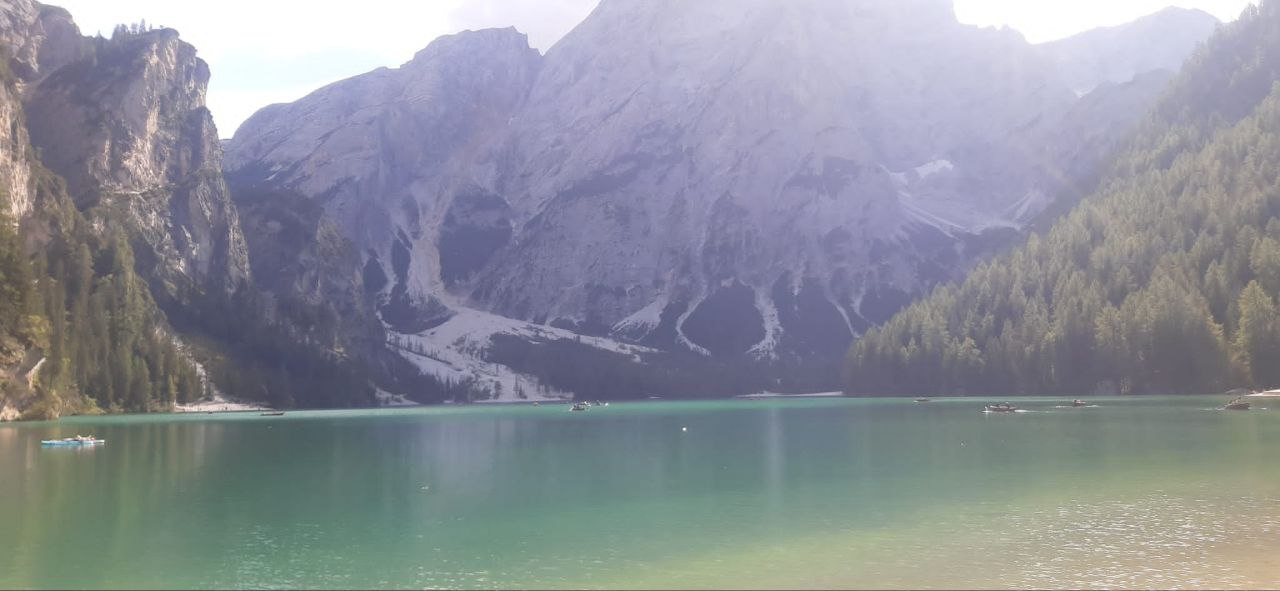
#> input picture data/test_images/lake.jpg, 1280 x 591 px, found by its file name
$ python dehazer_interactive.py
#> lines starting #> are read from the running program, lines starting #| are printed output that depends on the picture
import cv2
import numpy as np
import os

# 1. Load the image and convert to the right format
def load_image(path):
    if not os.path.exists(path):
        raise FileNotFoundError(f"Image file '{path}' not found.")

    image = cv2.imread(path)
    if image is None:
        raise ValueError(f"Could not read image '{path}'. Check the file format and permissions.")

    image = cv2.imread(path)
    image = cv2.cvtColor(image, cv2.COLOR_BGR2RGB)
    image = image / 255.0  # Normalize to [0, 1] range
    return image

# 2. Estimate the dark channel
def get_dark_channel(image, patch_size=15):
    min_channel = np.min(image, axis=2)
    kernel = cv2.getStructuringElement(cv2.MORPH_RECT, (patch_size, patch_size))
    dark_channel = cv2.erode(min_channel, kernel)
    return dark_channel

# 3. Estimate the atmospheric light
def get_atmospheric_light(image, dark_channel, top_percent=0.0001):
    flat_dark = dark_channel.ravel()
    num_pixels = flat_dark.size
    num_brightest = int(num_pixels * top_percent)

    indices = np.argpartition(flat_dark, -num_brightest)[-num_brightest:]
    brightest_pixels = np.unravel_index(indices, dark_channel.shape)

    atmospheric_light = np.mean(image[brightest_pixels], axis=0)
    return atmospheric_light

def refine_transmission(image, transmission, radius=60, epsilon=1e-3):
    image = (image * 255).astype(np.uint8)
    gray = cv2.cvtColor(image, cv2.COLOR_RGB2GRAY)
    refined_transmission = cv2.ximgproc.guidedFilter(
        guide=gray.astype(np.float32),
        src=transmission.astype(np.float32),
        radius=radius,
        eps=epsilon
    )
    return refined_transmission

# 4. Estimate the transmission map
def get_transmission_map(image, atmospheric_light, patch_size=15, omega=0.95):
    norm_image = image / atmospheric_light
    dark_channel = get_dark_channel(norm_image, patch_size)
    transmission = 1 - omega * dark_channel

    # Handle sky regions where transmission should be close to 0
    transmission = np.clip(transmission, 0.1, 1)
    #return transmission
    refined_transmission = refine_transmission(image, transmission)
    return refined_transmission

# 6. Recover the haze-free image
def recover_image(image, transmission, atmospheric_light, t0=0.1):
    transmission = np.maximum(transmission, t0)

    # Avoid over-saturation by scaling the atmospheric light properly
    J = (image - atmospheric_light) / transmission[..., np.newaxis] + atmospheric_light

    # Clamp values and avoid weird color shifts
    J = np.clip(J, 0, 1)
    return J

# Full pipeline
def dehaze_image(image_path):
    image = load_image(image_path)
#> in load_image, image is the input picture: shape (591, 1280, 3); mean B, G, R 153.6, 144.4, 140.9
    dark_channel = get_dark_channel(image)
#> in get_dark_channel, `dark_channel = cv2.erode(min_channel, kernel)`:
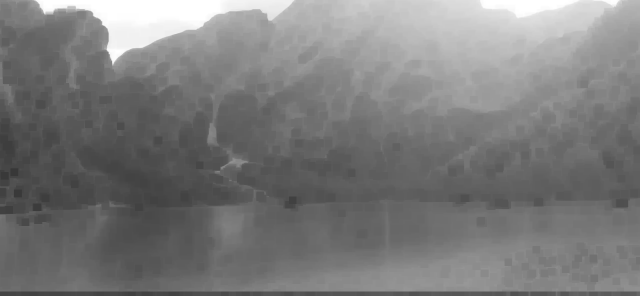
#> dark_channel: shape (591, 1280) float64 (shown at 1/2 size); min 0.22, max 1, mean 0.483
    atmospheric_light = get_atmospheric_light(image, dark_channel)
#> in get_atmospheric_light, `indices = np.argpartition(flat_dark, -num_brightest)[-num_brightest:]`: indices = 75 values, max 43737 at index 63, min 8106 at index 30, mean 26031.5
#> in get_atmospheric_light, `brightest_pixels = np.unravel_index(indices, dark_channel.shape)`: brightest_pixels = 75 positions, rows 6 to 34, columns 195 to 436
#> in get_atmospheric_light, `atmospheric_light = np.mean(image[brightest_pixels], axis=0)`: atmospheric_light = [1, 1, 1]
#> atmospheric_light = [1, 1, 1]
    transmission = get_transmission_map(image, atmospheric_light)
#> in refine_transmission, `gray = cv2.cvtColor(image, cv2.COLOR_RGB2GRAY)`:
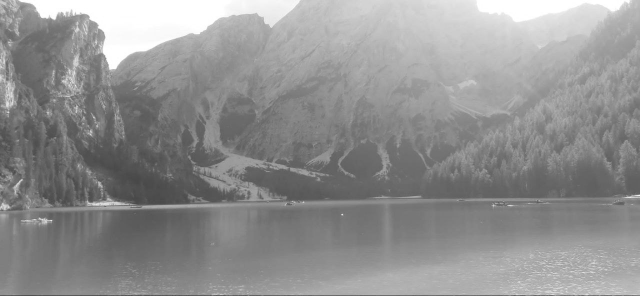
#> gray: shape (591, 1280) (shown at 1/2 size); min 67, max 255, mean 144.4
#> in refine_transmission, `refined_transmission = cv2.ximgproc.guidedFilter( guide=gray.astype(np..`:
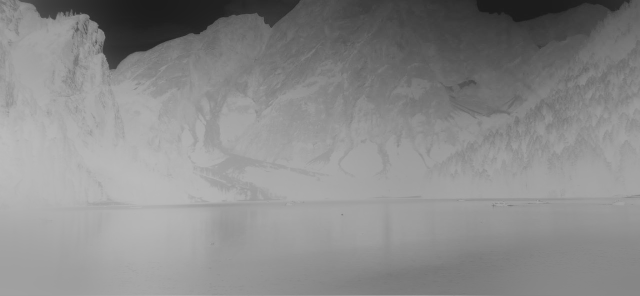
#> refined_transmission: shape (591, 1280) float32 (shown at 1/2 size); min 0.111, max 0.737, mean 0.542
    dehazed_image = recover_image(image, transmission, atmospheric_light)
#> in recover_image, `J = (image - atmospheric_light) / transmission[..., np.newaxis] + atmo..`:
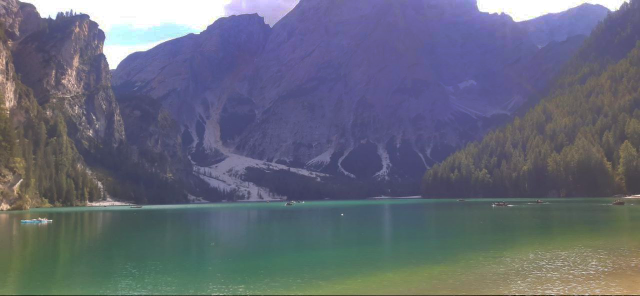
#> J: shape (591, 1280, 3) float64 (shown at 1/2 size); mean R, G, B 0.21, 0.233, 0.313; drawn with min black and max white
#> in recover_image, `J = np.clip(J, 0, 1)`:
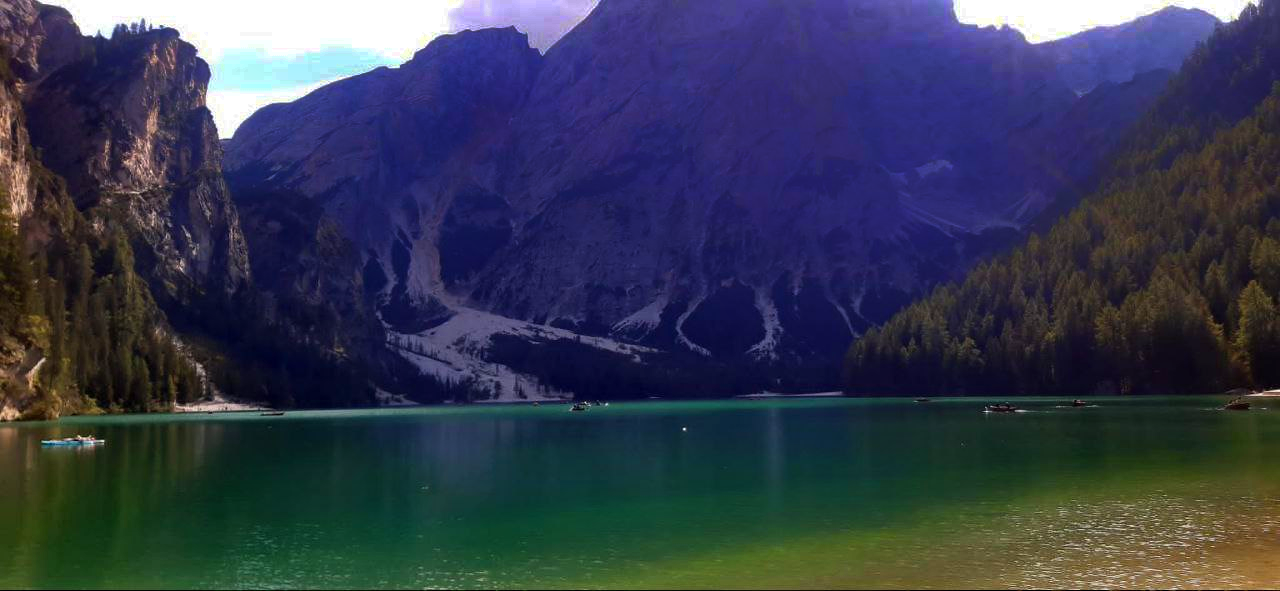
#> J: shape (591, 1280, 3) float64; mean R, G, B 0.21, 0.233, 0.313

    return (image, dark_channel, transmission, dehazed_image)

if __name__ == "__main__":
    image_path = "data/test_images/lake.jpg"

    image, dark_channel, transmission, dehazed_image = dehaze_image(image_path)

    cv2.imshow("Original Image", image)
    cv2.imshow("Dark Channel", dark_channel)
    cv2.imshow("Transmission Map", transmission)
    cv2.imshow("Dehazed Image", cv2.cvtColor((dehazed_image * 255).astype(np.uint8), cv2.COLOR_RGB2BGR))
    # wait for the key q to close the window
    while cv2.waitKey(1) != ord("q"):
#> (key q is pressed here)
        pass
    cv2.destroyAllWindows()

$ run again, with data/test_images/flight.jpg copied over data/test_images/lake.jpg
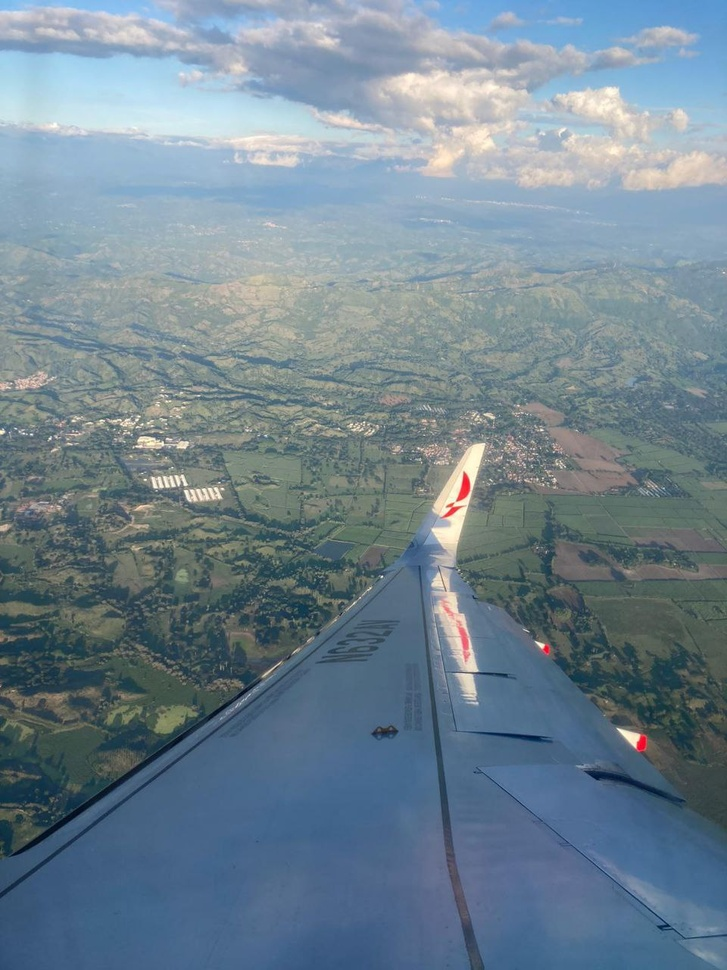
#> input picture data/test_images/flight.jpg, 727 x 970 px, shrunk from 960 x 1280 before the run, found by its file name
#> in load_image, image is the input picture: shape (970, 727, 3); mean B, G, R 145.1, 132, 112.7
#> in get_dark_channel, `dark_channel = cv2.erode(min_channel, kernel)`:
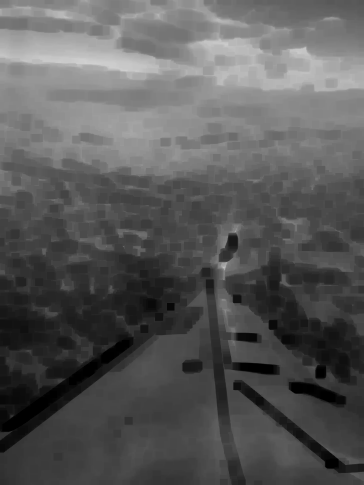
#> dark_channel: shape (970, 727) float64 (shown at 1/2 size); min 0, max 0.82, mean 0.347
#> indices = 70 values, max 102760 at index 11, min 88137 at index 30, mean 91950.6
#> brightest_pixels = 70 positions, rows 121 to 141, columns 169 to 253
#> in get_atmospheric_light, `atmospheric_light = np.mean(image[brightest_pixels], axis=0)`: atmospheric_light = [0.834, 0.924, 0.94]
#> in recover_image, `J = np.clip(J, 0, 1)`:
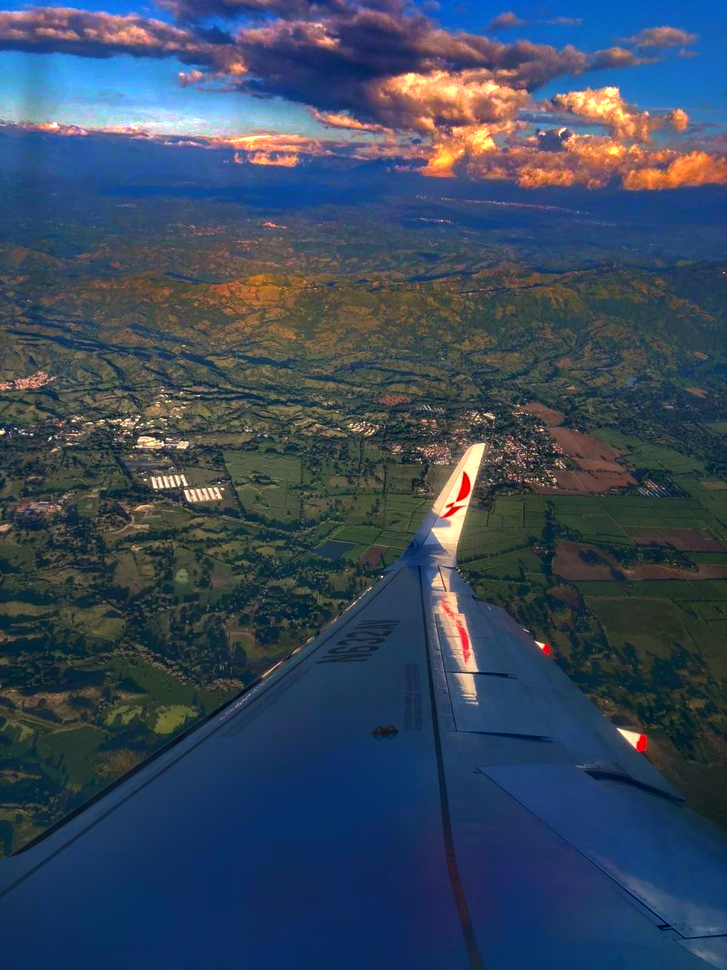
#> J: shape (970, 727, 3) float64; mean R, G, B 0.224, 0.286, 0.365

$ run again, with data/test_images/forest.jpg copied over data/test_images/lake.jpg
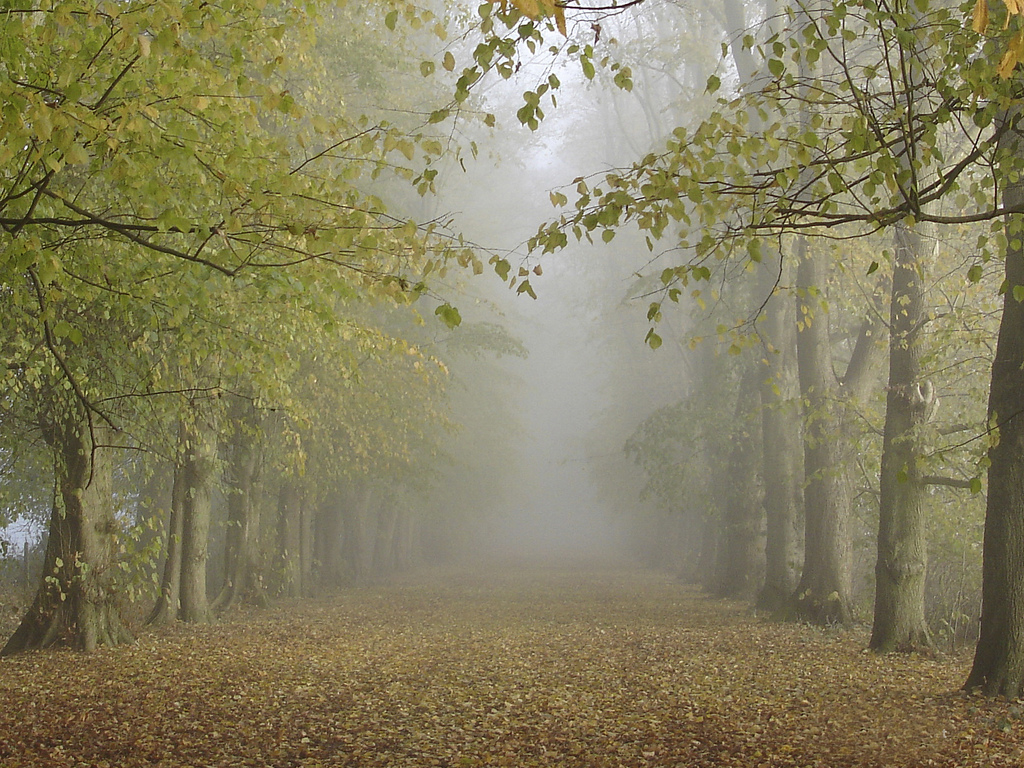
#> input picture data/test_images/forest.jpg, 1024 x 768 px, found by its file name
#> in load_image, image is the input picture: shape (768, 1024, 3); mean B, G, R 94.7, 127.1, 133.5
#> in get_dark_channel, `dark_channel = cv2.erode(min_channel, kernel)`:
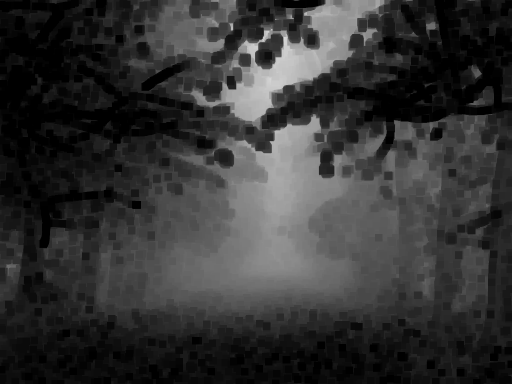
#> dark_channel: shape (768, 1024) float64 (shown at 1/2 size); min 0, max 0.847, mean 0.202
#> indices = 78 values, max 167453 at index 9, min 76343 at index 62, mean 108027.4
#> brightest_pixels = 78 positions, rows 74 to 163, columns 539 to 572
#> in get_atmospheric_light, `atmospheric_light = np.mean(image[brightest_pixels], axis=0)`: atmospheric_light = [0.903, 0.913, 0.947]
#> `cv2.imshow("Transmission Map", transmission)`:
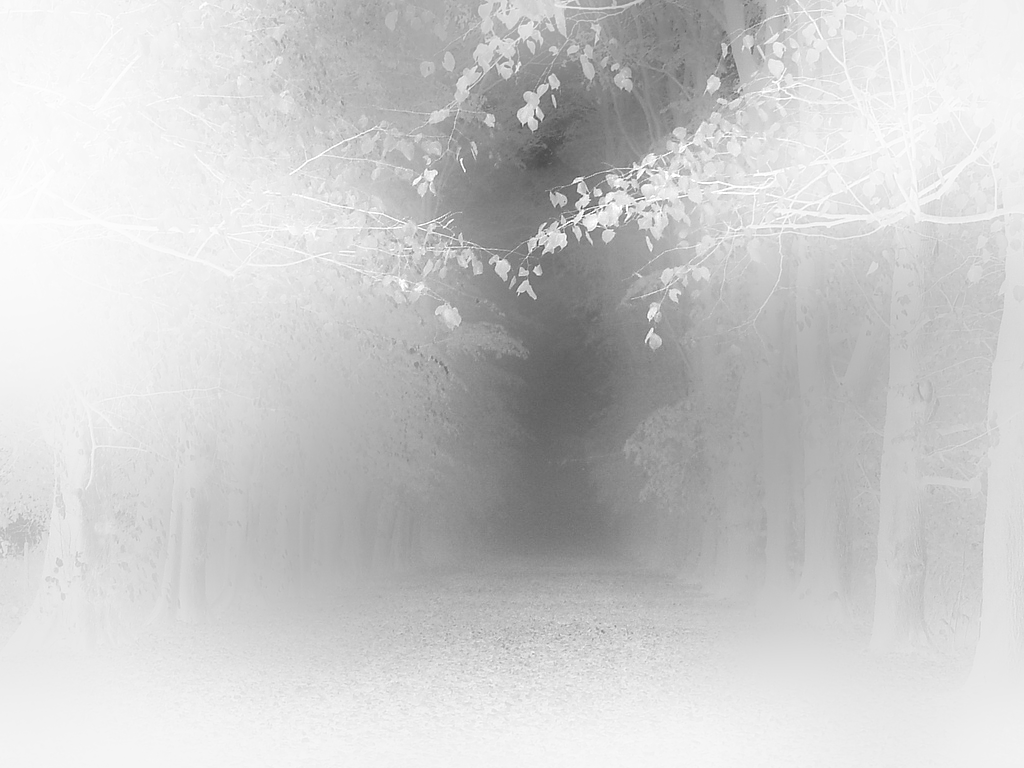
#> window 'Transmission Map': shape (768, 1024); min 62, max 255, mean 202.7
